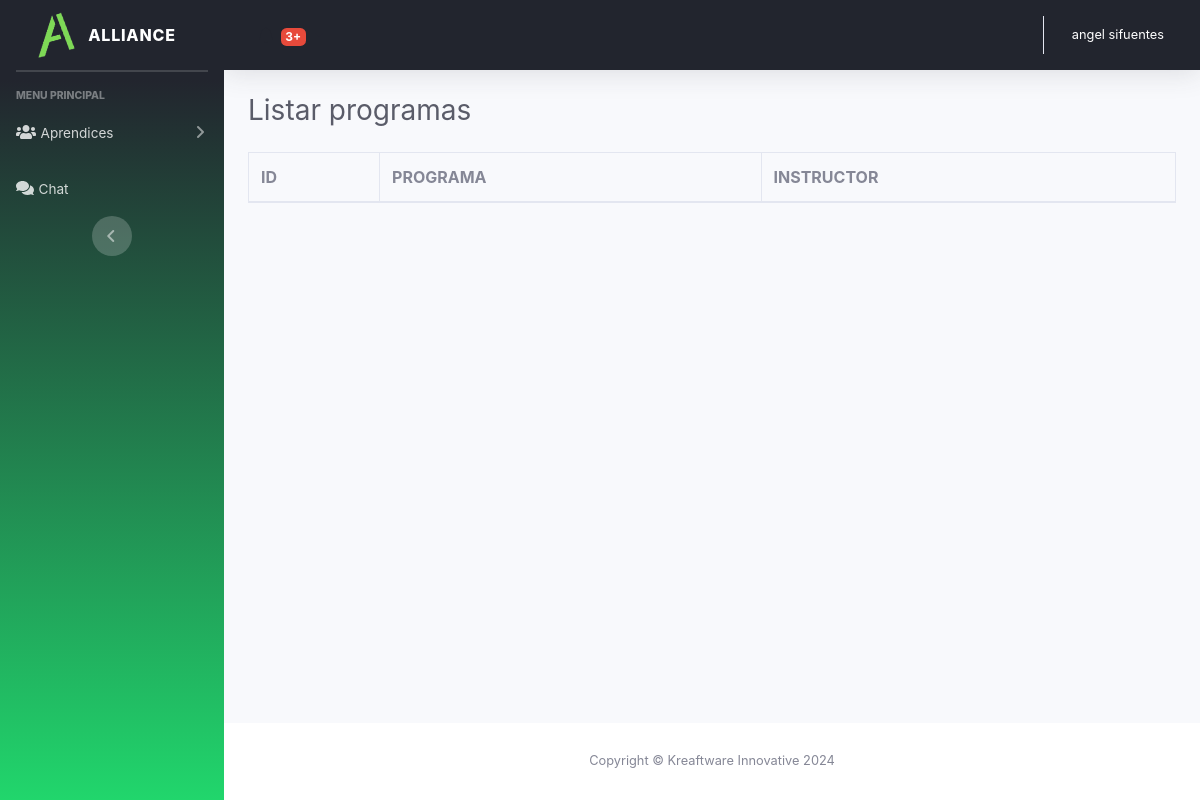
The page /sistema/lista_programa.php (signed in) on the database as committed earlier.
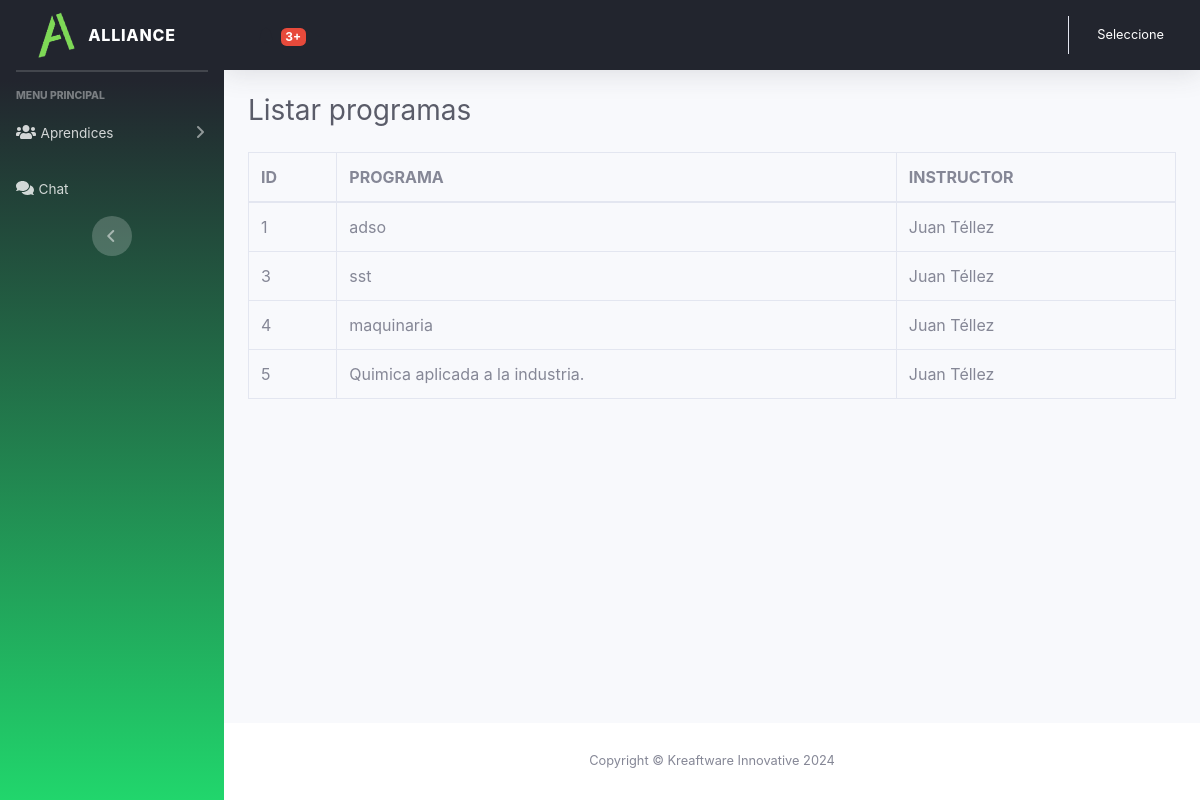
The same page on the database as committed later.
### tables this page shows
CREATE TABLE IF NOT EXISTS `programa` (
  `id_programa` int NOT NULL AUTO_INCREMENT,
  `programa_nom` varchar(250) NOT NULL,
  `usuario_id` int NOT NULL,
  PRIMARY KEY (`id_programa`)
);

CREATE TABLE IF NOT EXISTS `usuario` (
  `idusuario` int NOT NULL AUTO_INCREMENT,
  `nombre` varchar(100) NOT NULL,
  `correo` varchar(100) NOT NULL,
  `usuario` varchar(20) NOT NULL,
  `clave` varchar(50) NOT NULL,
  `rol` int NOT NULL,
  PRIMARY KEY (`idusuario`)
);

### sistema/lista_programa.php (the view, shortened to what this page needs)
<?php include_once "includes/header.php"; ?>
<div class="container-fluid">
	<div class="d-sm-flex align-items-center justify-content-between mb-4">
		<h1 class="h3 mb-0 text-gray-800">Listar programas</h1>
	</div>
	<div class="row">
		<div class="col-lg-12">
        <div class="table-responsive">
				<table class="table table-bordered" id="table">
					<thead class="thead">
						<tr>
							<th>ID</th>
							<th>PROGRAMA</th>
							<th>INSTRUCTOR</th>
						</tr>
					</thead>
					<tbody>
						<?php
						include "../conexion.php";
						$query = mysqli_query($conexion,"SELECT  p.id_programa, p.programa_nom,  u.nombre
						FROM programa P
						INNER JOIN usuario u ON p.usuario_id = u.idusuario");
						$result = mysqli_num_rows($query);
						if ($result > 0) {
							while ($data = mysqli_fetch_assoc($query)) { ?>
								<tr>
									<td><?php echo $data['id_programa']; ?></td>
									<td><?php echo $data['programa_nom']; ?></td>
									<td><?php echo $data['nombre']; ?></td>
								</tr>
						<?php }
						} ?>
					</tbody>
				</table>
			</div>
		</div>
	</div>
</div>
</div>
<?php include_once "includes/footer.php"; ?>

### sistema/includes/header.php (shortened to what this page needs)
<!DOCTYPE html>
<html lang="en">
<head>
	<link href="css/style.css" rel="stylesheet">
	<link href="css/sb-admin-2.min.css" rel="stylesheet">
	<link rel="stylesheet" href="css/dataTables.bootstrap4.min.css">
	<link rel="stylesheet" href="https://cdnjs.cloudflare.com/ajax/libs/font-awesome/6.0.0-beta3/css/all.min.css">
</head>
<body id="page-top">
	<div id="wrapper">
		<?php include_once "includes/menu.php"; ?>
		<div id="content-wrapper" class="d-flex flex-column">
			<div id="content">
				<nav class="navbar navbar-expand navbar-light bg-primary text-white topbar mb-4 static-top shadow">
					<a class="nav-link dropdown-toggle" href="#" id="alertsDropdown" role="button"
                                data-toggle="dropdown" aria-haspopup="true" aria-expanded="false">
                                <i class="fas fa-bell fa-fw"></i>
                                <span class="badge badge-danger badge-counter">3+</span>
                            </a>
					<ul class="navbar-nav ml-auto">
						<li class="nav-item dropdown no-arrow">
							<a class="nav-link dropdown-toggle" href="#" id="userDropdown" role="button" data-toggle="dropdown" aria-haspopup="true" aria-expanded="false">
								<span class="mr-2 d-none d-lg-inline small text-white"><?php echo $_SESSION['nombre']; ?></span>
							</a>
						</li>
					</ul>
				</nav>

Rows that differ between the two databases and show on the page:
added programa: id_programa "1", programa_nom "adso", usuario.nombre "Juan Téllez"
added programa: id_programa "3", programa_nom "sst", usuario.nombre "Juan Téllez"
added programa: id_programa "4", programa_nom "maquinaria", usuario.nombre "Juan Téllez"
added programa: id_programa "5", programa_nom "Quimica aplicada a la industria.", usuario.nombre "Juan Téllez"
Other text that changed with them:
$_SESSION['nombre']: "angel sifuentes" → "Seleccione"
